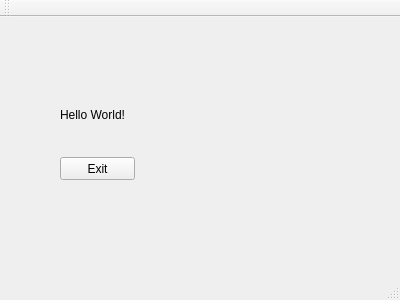
<?xml version="1.0" encoding="UTF-8"?>
<ui version="4.0">
 <class>MainWindow</class>
 <widget class="QMainWindow" name="MainWindow">
  <property name="geometry">
   <rect>
    <x>0</x>
    <y>0</y>
    <width>400</width>
    <height>300</height>
   </rect>
  </property>
  <property name="windowTitle">
   <string>MainWindow</string>
  </property>
  <widget class="QWidget" name="centralWidget">
   <widget class="QLabel" name="label">
    <property name="geometry">
     <rect>
      <x>60</x>
      <y>90</y>
      <width>91</width>
      <height>16</height>
     </rect>
    </property>
    <property name="text">
     <string>Hello World!</string>
    </property>
   </widget>
   <widget class="QPushButton" name="pushButtonExit">
    <property name="geometry">
     <rect>
      <x>60</x>
      <y>140</y>
      <width>75</width>
      <height>23</height>
     </rect>
    </property>
    <property name="text">
     <string>Exit</string>
    </property>
   </widget>
  </widget>
  <widget class="QToolBar" name="mainToolBar">
   <attribute name="toolBarArea">
    <enum>TopToolBarArea</enum>
   </attribute>
   <attribute name="toolBarBreak">
    <bool>false</bool>
   </attribute>
  </widget>
  <widget class="QStatusBar" name="statusBar"/>
 </widget>
 <layoutdefault spacing="6" margin="11"/>
 <resources/>
 <connections/>
</ui>
